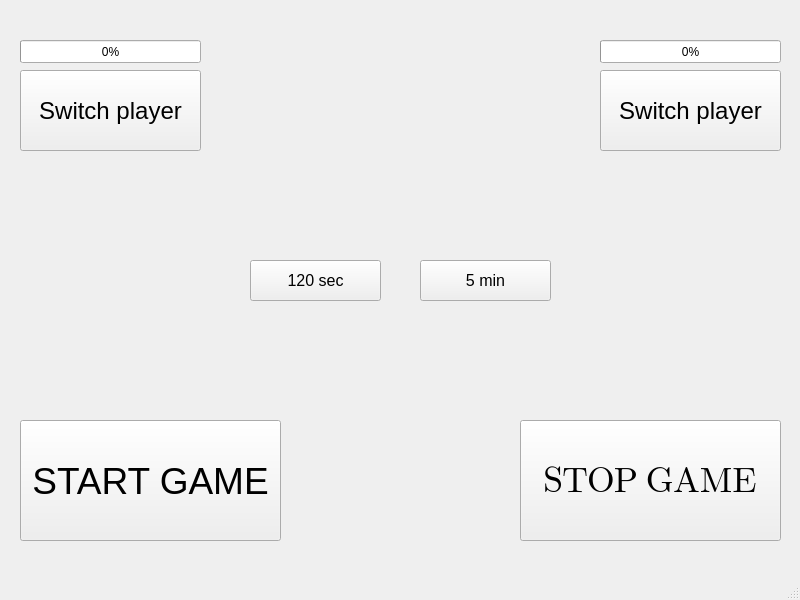
<?xml version="1.0" encoding="UTF-8"?>
<ui version="4.0">
 <class>MainWindow</class>
 <widget class="QMainWindow" name="MainWindow">
  <property name="geometry">
   <rect>
    <x>0</x>
    <y>0</y>
    <width>800</width>
    <height>600</height>
   </rect>
  </property>
  <property name="windowTitle">
   <string>MainWindow</string>
  </property>
  <property name="layoutDirection">
   <enum>Qt::LayoutDirection::LeftToRight</enum>
  </property>
  <property name="autoFillBackground">
   <bool>false</bool>
  </property>
  <widget class="QWidget" name="centralwidget">
   <widget class="QPushButton" name="switch_1_button">
    <property name="geometry">
     <rect>
      <x>20</x>
      <y>70</y>
      <width>181</width>
      <height>81</height>
     </rect>
    </property>
    <property name="font">
     <font>
      <pointsize>18</pointsize>
     </font>
    </property>
    <property name="text">
     <string>Switch player</string>
    </property>
   </widget>
   <widget class="QPushButton" name="switch_2_button">
    <property name="geometry">
     <rect>
      <x>600</x>
      <y>70</y>
      <width>181</width>
      <height>81</height>
     </rect>
    </property>
    <property name="font">
     <font>
      <pointsize>18</pointsize>
     </font>
    </property>
    <property name="text">
     <string>Switch player</string>
    </property>
   </widget>
   <widget class="QProgressBar" name="progressBar_1">
    <property name="geometry">
     <rect>
      <x>20</x>
      <y>40</y>
      <width>181</width>
      <height>23</height>
     </rect>
    </property>
    <property name="value">
     <number>0</number>
    </property>
   </widget>
   <widget class="QProgressBar" name="progressBar_2">
    <property name="geometry">
     <rect>
      <x>600</x>
      <y>40</y>
      <width>181</width>
      <height>23</height>
     </rect>
    </property>
    <property name="value">
     <number>0</number>
    </property>
   </widget>
   <widget class="QLabel" name="label">
    <property name="geometry">
     <rect>
      <x>80</x>
      <y>180</y>
      <width>621</width>
      <height>71</height>
     </rect>
    </property>
    <property name="font">
     <font>
      <family>Segoe UI Emoji</family>
      <pointsize>24</pointsize>
     </font>
    </property>
    <property name="layoutDirection">
     <enum>Qt::LayoutDirection::LeftToRight</enum>
    </property>
    <property name="autoFillBackground">
     <bool>false</bool>
    </property>
    <property name="text">
     <string/>
    </property>
    <property name="scaledContents">
     <bool>false</bool>
    </property>
    <property name="alignment">
     <set>Qt::AlignmentFlag::AlignCenter</set>
    </property>
   </widget>
   <widget class="QPushButton" name="sec120_button">
    <property name="geometry">
     <rect>
      <x>250</x>
      <y>260</y>
      <width>131</width>
      <height>41</height>
     </rect>
    </property>
    <property name="font">
     <font>
      <pointsize>12</pointsize>
     </font>
    </property>
    <property name="text">
     <string>120 sec</string>
    </property>
   </widget>
   <widget class="QPushButton" name="min5_button">
    <property name="geometry">
     <rect>
      <x>420</x>
      <y>260</y>
      <width>131</width>
      <height>41</height>
     </rect>
    </property>
    <property name="font">
     <font>
      <pointsize>12</pointsize>
     </font>
    </property>
    <property name="text">
     <string>5 min</string>
    </property>
   </widget>
   <widget class="QPushButton" name="start_button">
    <property name="geometry">
     <rect>
      <x>20</x>
      <y>420</y>
      <width>261</width>
      <height>121</height>
     </rect>
    </property>
    <property name="font">
     <font>
      <pointsize>28</pointsize>
     </font>
    </property>
    <property name="text">
     <string>START GAME</string>
    </property>
   </widget>
   <widget class="QPushButton" name="stop_button">
    <property name="geometry">
     <rect>
      <x>520</x>
      <y>420</y>
      <width>261</width>
      <height>121</height>
     </rect>
    </property>
    <property name="font">
     <font>
      <family>Segoe UI Emoji</family>
      <pointsize>28</pointsize>
     </font>
    </property>
    <property name="text">
     <string>STOP GAME</string>
    </property>
   </widget>
  </widget>
  <widget class="QMenuBar" name="menubar">
   <property name="geometry">
    <rect>
     <x>0</x>
     <y>0</y>
     <width>800</width>
     <height>21</height>
    </rect>
   </property>
  </widget>
  <widget class="QStatusBar" name="statusbar"/>
 </widget>
 <resources/>
 <connections/>
</ui>
